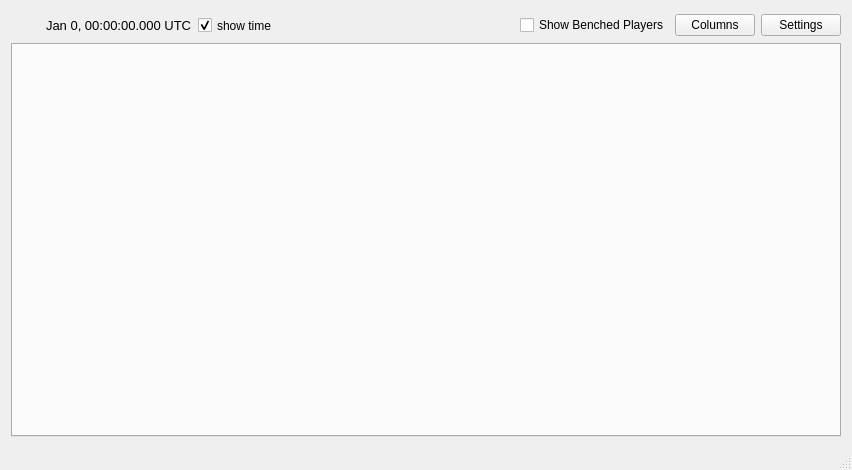
<?xml version="1.0" encoding="UTF-8"?>
<ui version="4.0">
 <class>MainWindow</class>
 <widget class="QMainWindow" name="MainWindow">
  <property name="geometry">
   <rect>
    <x>0</x>
    <y>0</y>
    <width>852</width>
    <height>470</height>
   </rect>
  </property>
  <property name="windowTitle">
   <string>MainWindow</string>
  </property>
  <widget class="QWidget" name="centralWidget">
   <layout class="QVBoxLayout" name="verticalLayout">
    <property name="spacing">
     <number>3</number>
    </property>
    <item>
     <layout class="QHBoxLayout" name="horizontalLayout">
      <item>
       <widget class="QLabel" name="qrCode">
        <property name="sizePolicy">
         <sizepolicy hsizetype="Fixed" vsizetype="Fixed">
          <horstretch>0</horstretch>
          <verstretch>0</verstretch>
         </sizepolicy>
        </property>
        <property name="minimumSize">
         <size>
          <width>29</width>
          <height>29</height>
         </size>
        </property>
        <property name="toolTipDuration">
         <number>-1</number>
        </property>
        <property name="text">
         <string/>
        </property>
       </widget>
      </item>
      <item>
       <widget class="QLabel" name="timeLabel">
        <property name="font">
         <font>
          <pointsize>10</pointsize>
         </font>
        </property>
        <property name="text">
         <string>Jan 0, 00:00:00.000 UTC</string>
        </property>
       </widget>
      </item>
      <item>
       <widget class="QCheckBox" name="showTime">
        <property name="minimumSize">
         <size>
          <width>0</width>
          <height>29</height>
         </size>
        </property>
        <property name="text">
         <string>show time</string>
        </property>
        <property name="checked">
         <bool>true</bool>
        </property>
       </widget>
      </item>
      <item>
       <spacer name="horizontalSpacer">
        <property name="orientation">
         <enum>Qt::Horizontal</enum>
        </property>
        <property name="sizeHint" stdset="0">
         <size>
          <width>40</width>
          <height>20</height>
         </size>
        </property>
       </spacer>
      </item>
      <item>
       <widget class="QCheckBox" name="showBenched">
        <property name="text">
         <string>Show Benched Players</string>
        </property>
       </widget>
      </item>
      <item>
       <widget class="QPushButton" name="columnsButton">
        <property name="text">
         <string>Columns</string>
        </property>
       </widget>
      </item>
      <item>
       <widget class="QPushButton" name="settingsButton">
        <property name="text">
         <string>Settings</string>
        </property>
       </widget>
      </item>
     </layout>
    </item>
    <item>
     <widget class="QTabWidget" name="matchTabs">
      <property name="tabPosition">
       <enum>QTabWidget::North</enum>
      </property>
      <property name="currentIndex">
       <number>-1</number>
      </property>
     </widget>
    </item>
   </layout>
  </widget>
  <widget class="QStatusBar" name="statusBar"/>
  <widget class="QMenuBar" name="menuBar">
   <property name="geometry">
    <rect>
     <x>0</x>
     <y>0</y>
     <width>852</width>
     <height>21</height>
    </rect>
   </property>
  </widget>
  <action name="actionDisplayed_Stats">
   <property name="text">
    <string>Displayed Stats</string>
   </property>
  </action>
 </widget>
 <layoutdefault spacing="6" margin="11"/>
 <resources/>
 <connections>
  <connection>
   <sender>showTime</sender>
   <signal>toggled(bool)</signal>
   <receiver>timeLabel</receiver>
   <slot>setVisible(bool)</slot>
   <hints>
    <hint type="sourcelabel">
     <x>231</x>
     <y>47</y>
    </hint>
    <hint type="destinationlabel">
     <x>65</x>
     <y>46</y>
    </hint>
   </hints>
  </connection>
  <connection>
   <sender>showTime</sender>
   <signal>toggled(bool)</signal>
   <receiver>qrCode</receiver>
   <slot>setVisible(bool)</slot>
   <hints>
    <hint type="sourcelabel">
     <x>210</x>
     <y>42</y>
    </hint>
    <hint type="destinationlabel">
     <x>32</x>
     <y>52</y>
    </hint>
   </hints>
  </connection>
 </connections>
</ui>
